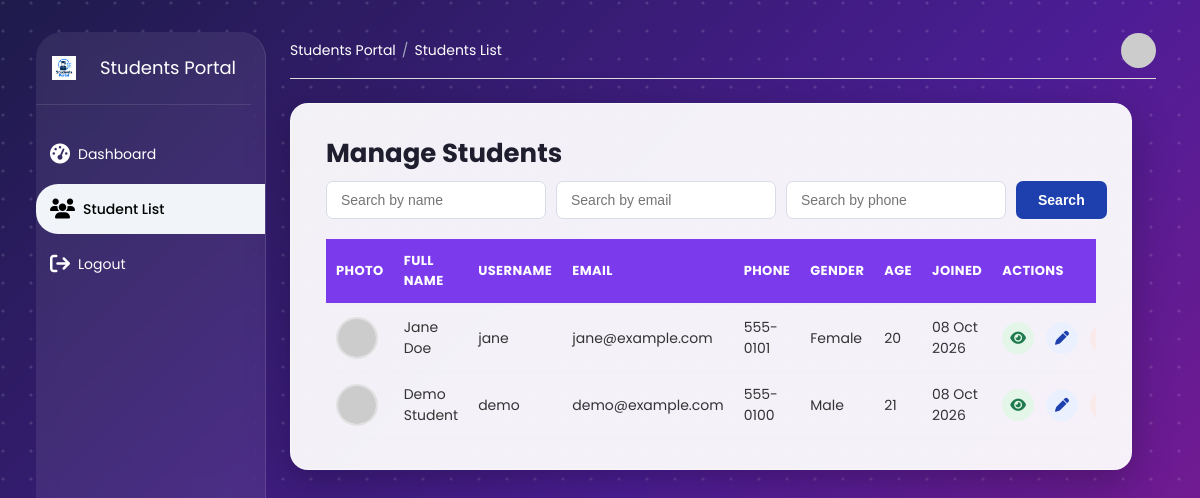
The app's page /manage_students.php (signed in) with its own data.
### tables this page shows
CREATE TABLE IF NOT EXISTS users (
    id             INT AUTO_INCREMENT PRIMARY KEY,
    fullname       VARCHAR(100) NOT NULL,
    username       VARCHAR(50)  NOT NULL UNIQUE,
    email          VARCHAR(100) NOT NULL,
    phone          VARCHAR(20)  NULL,
    gender         VARCHAR(10)  NULL,
    hobbies        VARCHAR(255) NULL,
    age            INT          NULL,
    qualifications VARCHAR(255) NULL,
    password       VARCHAR(255) NOT NULL,
    dob            DATE         NULL,
    about          TEXT         NULL,
    photo          VARCHAR(255) NULL,
    created_at     TIMESTAMP DEFAULT CURRENT_TIMESTAMP
);

### includes/student.class.php (called while the page is built, shortened)
<?php
class Student
    {
        var $conn;
        function __construct($conn)
            {
                $this->conn         = $conn;
            }
        function query($sql, $types = "", $params = array())
            {
                $stmt = mysqli_prepare($this->conn, $sql);
                if ($types != "")
                    {
                        mysqli_stmt_bind_param($stmt, $types, ...$params);
                    }
                mysqli_stmt_execute($stmt);
                return mysqli_stmt_get_result($stmt);
            }
        function searchStudents($fullname, $email, $phone)
            {
                $where  = "";
                $types  = "";
                $params = array();
                $sql = "SELECT * FROM users where 1=1 " . $where . " ORDER BY id DESC";
                return $this->query($sql, $types, $params);
            }
    }
?>

### manage_students.php (the view, shortened to what this page needs)
<?php
include 'includes/connection.php';
include 'includes/student.class.php';
$objstd  = new Student($conn);
$fullname = trim($_GET['fullname'] ?? "");
$email    = trim($_GET['email'] ?? "");
$phone    = trim($_GET['phone'] ?? "");
$students = $objstd->searchStudents($fullname, $email, $phone);
?>
<!DOCTYPE html>
<html lang="en">
<head>
    <?php include 'head-script.php'; ?>
</head>
<body class="page-manage-students">
    <div class="bg_dashboard h-screen">
        <div class="row">
            <?php include 'sidebar.php'; ?>
            <div class="right_bar">
                <?php include 'header.php'; ?>
                <div class="row mt-4 max_565 content_row_flex">
                    <div class="col-12 content_col_full">
                        <div class="manage-card">
                            <h2>Manage Students</h2>
                                <div class="d-flex align-items-center justify-content-between flex-wrap gap-2">
                                    <form method="get" class="search-form">
                                        <input type="text" name="fullname" value="<?php echo htmlspecialchars($fullname); ?>"
                                        placeholder="Search by name">
                                        <input type="text" name="email" value="<?php echo htmlspecialchars($email); ?>"
                                        placeholder="Search by email">
                                        <input type="text" name="phone" value="<?php echo htmlspecialchars($phone); ?>"
                                        placeholder="Search by phone">
                                        <button type="submit" class="button">Search</button>
                                    </form>
                                </div>
                            <div class="table-scroll">
                                <table>
                                    <tr>
                                        <th>Photo</th>
                                        <th>Full Name</th>
                                        <th>Username</th>
                                        <th>Email</th>
                                        <th>Phone</th>
                                        <th>Gender</th>
                                        <th>Age</th>
                                        <th>Joined</th>
                                        <th>Actions</th>
                                    </tr>
                                    <?php if ($students && mysqli_num_rows($students) > 0): ?>
                                        <?php while ($student = mysqli_fetch_assoc($students)): ?>
                                            <?php
                                            if ($student["photo"] != "")
                                                {
                                                    $photo = "uploads/" . $student["photo"];
                                                } else
                                                {
                                                    $photo = "https://ui-avatars.com/api/?background=1e40af&color=fff&name="
                                                        . urlencode($student["fullname"]);
                                                }
                                            ?>
                                            <tr>
                                                <td>
                                                    <img src="<?php echo htmlspecialchars($photo); ?>" class="student-photo"
                                                        alt="">
                                                </td>
                                                <td><?php echo htmlspecialchars($student["fullname"]); ?></td>
                                                <td><?php echo htmlspecialchars($student["username"]); ?></td>
                                                <td><?php echo htmlspecialchars($student["email"]); ?></td>
                                                <td>
                                                    <?php echo $student["phone"] != "" ? htmlspecialchars($student["phone"]) : "-"; ?>
                                                </td>
                                                <td>
                                                    <?php echo $student["gender"] != "" ? htmlspecialchars($student["gender"]) : "-"; ?>
                                                </td>
                                                <td>
                                                    <?php echo $student["age"] != "" ? htmlspecialchars($student["age"]) : "-"; ?>
                                                </td>
                                                <td>
                                                    <?php
                                                    echo $student["created_at"] != ""
                                                        ? date("d M Y", strtotime($student["created_at"]))
                                                        : "-";
                                                    ?>
                                                </td>
                                                <td class="actions">
                                                    <a href="view_student.php?id=<?php echo $student["id"]; ?>"
                                                        class="view" title="View" aria-label="View">
                                                        <i class="fa-solid fa-eye"></i>
                                                    </a>
                                                    <a href="edit.php?id=<?php echo $student["id"]; ?>" class="edit"
                                                        title="Edit" aria-label="Edit">
                                                        <i class="fa-solid fa-pen"></i>
                                                    </a>
                                                    <a href="manage_students.php?delete=<?php echo $student["id"]; ?>"
                                                        class="delete" title="Delete" aria-label="Delete"
                                                        onclick="return confirm('Delete this student?');">
                                                    </a>
                                                </td>
                                            </tr>
                                        <?php endwhile; ?>
                                    <?php else: ?>
                                        <tr>
                                            <td colspan="9" class="empty">No students found.</td>
                                        </tr>
                                    <?php endif; ?>
                                </table>
                            </div>
                        </div>
                    </div>
                </div>
            </div>
        </div>
    </div>
</body>
</html>

### css/style.css (style rules this page uses)
* { padding:0; margin:0; box-sizing: border-box; }
body { font-family: "Roboto", sans-serif; color:#454547; font-size:14px; overflow-x: hidden; background: #f1f5f9; }
a, a:hover { text-decoration:none; cursor: pointer; color: inherit; }
ul, li, p, span, h1, h2, h3, h4, h5, h6 { margin:0; padding:0; list-style: none; }
img { max-width: 100%; display: block; }
.h-screen { min-height: 100vh; }
.row { display: flex; flex-wrap: wrap; margin-left: -12px; margin-right: -12px; }
.row > [class*="col-"] { padding-left: 12px; padding-right: 12px; }
.d-flex { display: flex; }
.justify-content-between { justify-content: space-between; }
.align-items-center { align-items: center; }
.gap-2 { gap: 8px; }
.mt-4 { margin-top: 24px; }
.bg_dashboard { background: #1e40af; padding: 1rem 2rem; -moz-box-sizing: border-box; box-sizing: border-box; }
.right_bar { width: 230px; flex: 1 1 0%; background: #f1f5f9; min-height: 97vh; border-radius: 34px; max-width: 84%; padding: 17px 24px; }
.content_row_flex { display: flex; width: 100%; }
.content_col_full { width: 100%; flex: 1; }
.manage-card { background: #fff; border-radius: 14px; padding: 30px 35px; width: 100%; box-sizing: border-box; color: #333; box-shadow: 0 4px 18px rgba(0,0,0,0.1); }
.manage-card h2 { margin: 0 0 8px 0; color: #1e1e2f; font-size: 26px; }
.search-form { display: flex; gap: 10px; }
.search-form input[type="text"] { padding: 10px 14px; border-radius: 7px; border: 1px solid #d8dce6; font-size: 14px; background: #fff; color: #333; min-width: 220px; }
.manage-card .button { background: #1e40af; color: #fff; border: none; padding: 10px 22px; border-radius: 7px; cursor: pointer; font-size: 14px; font-weight: 600; text-decoration: none; display: inline-block; }
.table-scroll { overflow-x: auto; margin-top: 20px; }
.manage-card table { width: 100%; border-collapse: collapse; color: #333; }
.manage-card table th { text-align: left; padding: 12px 10px; border-bottom: 2px solid #eef0f5; color: #555; font-size: 13px; text-transform: uppercase; letter-spacing: 0.03em; }
.manage-card table td { padding: 12px 10px; border-bottom: 1px solid #eef0f5; font-size: 14px; vertical-align: middle; }
.student-photo { width: 42px; height: 42px; border-radius: 50%; object-fit: cover; border: 2px solid #e0e0e0; }
.manage-card .actions { white-space: nowrap; }
.manage-card .actions a { display: inline-flex; align-items: center; justify-content: center; width: 32px; height: 32px; margin-right: 8px; border-radius: 50%; text-decoration: none; font-size: 14px; transition: background 0.15s ease; }
.manage-card .actions a.view { color: #1f7a4d; background: #e3f6e8; }
.manage-card .actions a.edit { color: #1e40af; background: #eaf0fd; }
.manage-card .actions a.delete { color: #a63d3d; background: #fbeaea; }

### css/theme.css (style rules this page uses)
body { font-family:"Poppins",sans-serif; background-attachment:fixed; color:#222; }
.bg_dashboard { background:transparent; }
.manage-card, .box-form, .form_grp_lgn { background:rgba(255,255,255,.94); border-radius:18px; box-shadow:0 12px 40px rgba(0,0,0,.25); border:1px solid rgba(255,255,255,.4); }
.manage-card table th { background:#7c3aed; color:#fff; }
@media (min-width:992px) { .right_bar { background:transparent; } }

### records on screen
users: fullname "Jane Doe", username "jane", email "jane@example.com", phone "555-0101", gender "Female", age "20", created_at "08 Oct 2026"
users: fullname "Demo Student", username "demo", email "demo@example.com", phone "555-0100", gender "Male", age "21", created_at "08 Oct 2026"

### other values on screen
$breadcrumbLabel "Students List"
